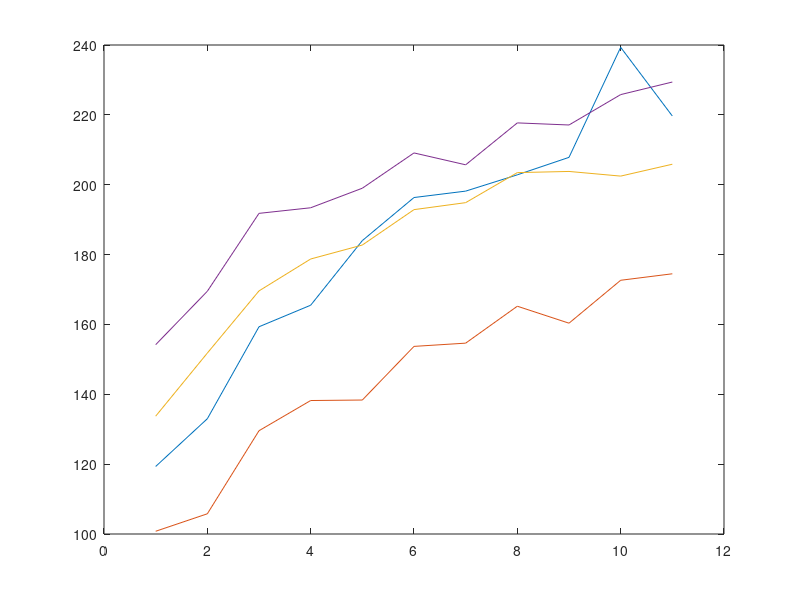

Here is the MATLAB script that generated this plot:
gr1=load('grupa1.txt');
gr2=load('grupa2.txt');
gr3=load('grupa3.txt');
gr4=load('grupa4.txt');

sve=load('sve.txt');

B(1,:)=mean(gr1,1);
B(2,:)=mean(gr2,1);
B(3,:)=mean(gr3,1);
B(4,:)=mean(gr4,1);

plot(B')

lambda4(1,:)=ones(1,3);
lambda4(2:4,:)=-eye(3);

lambda11(1,:)=ones(1,10);
lambda11(2:11,:)=-eye(10);

J11=ones(11,1);
J4=ones(4,1);

novaGr1=gr1*lambda11;
novaGr2=gr2*lambda11;
novaGr3=gr3*lambda11;
novaGr4=gr4*lambda11;

s1=cov(gr1);
s2=cov(gr2);
s3=cov(gr3);
s4=cov(gr4);

e=5*s1+13*s2+14*s3+9*s4;
s=e/41;
ss=lambda11'*s*lambda11;
E1=lambda11'*e*lambda11

cv1=cov(novaGr1);
cv2=cov(novaGr2);
cv3=cov(novaGr3);
cv4=cov(novaGr4);
en=5*cv1+13*cv2+14*cv3+9*cv4;
sn=en/27;
X=diag([6,14,15,10]);

H=(lambda4'*B*lambda11)'*inv(lambda4'*inv(X)*lambda4)'*lambda4'*B*lambda11
hip=det(E1+H);
pog=det(E1);
rez=pog/hip

v = 10*(4-1);
X2 = (-1)*(((44)-(.5*(10+4)))*log(rez));
P = 1-chi2cdf(X2,v)


H2=(lambda4'*B*J11)'*inv(lambda4'*inv(X)*lambda4)'*lambda4'*B*J11;
E2=J11'*e*J11;
hip2=det(E2+H2);
pog2=det(E2);
rez2=pog2/hip2
v = 3;
X22 = (-1)*(((44)-(.5*(10+4)))*log(rez2));
P2 = 1-chi2cdf(X22,v)

H3=(J4'*B*lambda11)'*inv(J4'*inv(X)*J4)'*J4'*B*lambda11;
E3=lambda11'*e*lambda11;
hip3=det(E3+H3);
pog3=det(E3);
rez3=pog3/hip3

v = 10*(4-1);
X23 = (-1)*(((44)-(.5*(10+4)))*log(rez3));
P3 = 1-chi2cdf(X23,v)

